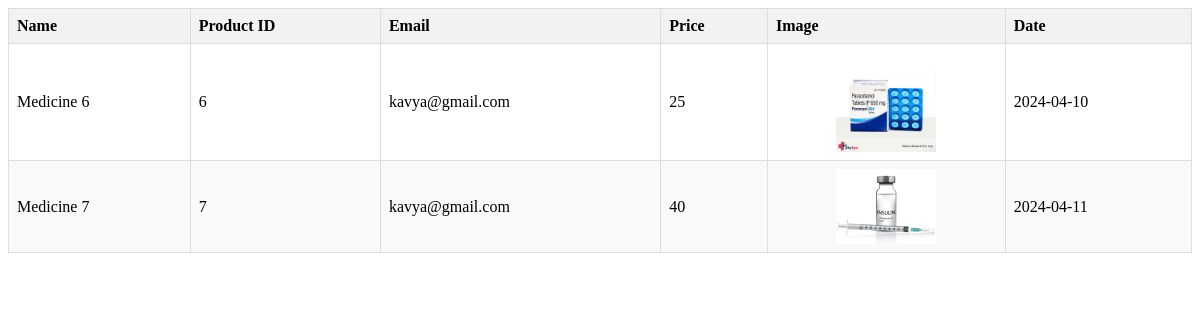
The app's page /corder.php with its own data.
### tables this page shows
CREATE TABLE `corder` (
  `id` int(11) NOT NULL,
  `email` varchar(20) NOT NULL,
  `p_id` int(11) NOT NULL,
  `name` varchar(25) NOT NULL,
  `price` int(11) NOT NULL,
  `date` date NOT NULL,
  `image` text NOT NULL,
  `orderId` int(11) NOT NULL
);

### corder.php (the view, shortened to what this page needs)
<?php
include('db.php');
$sql = "SELECT * FROM corder";
$result = mysqli_query($conn, $sql);
if (mysqli_num_rows($result) > 0) {
    ?>
    <table>
        <thead>
            <tr>
                <th>Name</th>
                <th>Product ID</th>
                <th>Email</th>
                <th>Price</th>
                <th>Image</th>
                <th>Date</th>
            </tr>
        </thead>
        <tbody>
            <?php
            while ($row = mysqli_fetch_assoc($result)) {
                ?>
                <tr>
                    <td><?php echo $row['name']; ?></td>
                    <td><?php echo $row['p_id']; ?></td>
                    <td><?php echo $row['email']; ?></td>
                    <td><?php echo $row['price']; ?></td>
                    <td><img src="<?php echo $row['image']; ?>" alt="Product Image" width="100"></td>
                    <td><?php echo $row['date']; ?></td>
                </tr>
                <?php
            }
            ?>
        </tbody>
    </table>
    <?php
} else {
    echo "No orders found.";
}
?>

### corder.php (style rules this page uses)
table { width: 100%; border-collapse: collapse; }
table th, table td { border: 1px solid #ddd; padding: 8px; text-align: left; }
table th { background-color: #f2f2f2; }
table tbody tr:nth-child(even) { background-color: #f9f9f9; }
table img { display: block; max-width: 100px; height: auto; margin: 0 auto; }

### records on screen
corder: name "Medicine 6", p "6", email "kavya@gmail.com", price "25", image (picture), date "2024-04-10"
corder: name "Medicine 7", p "7", email "kavya@gmail.com", price "40", image (picture), date "2024-04-11"
